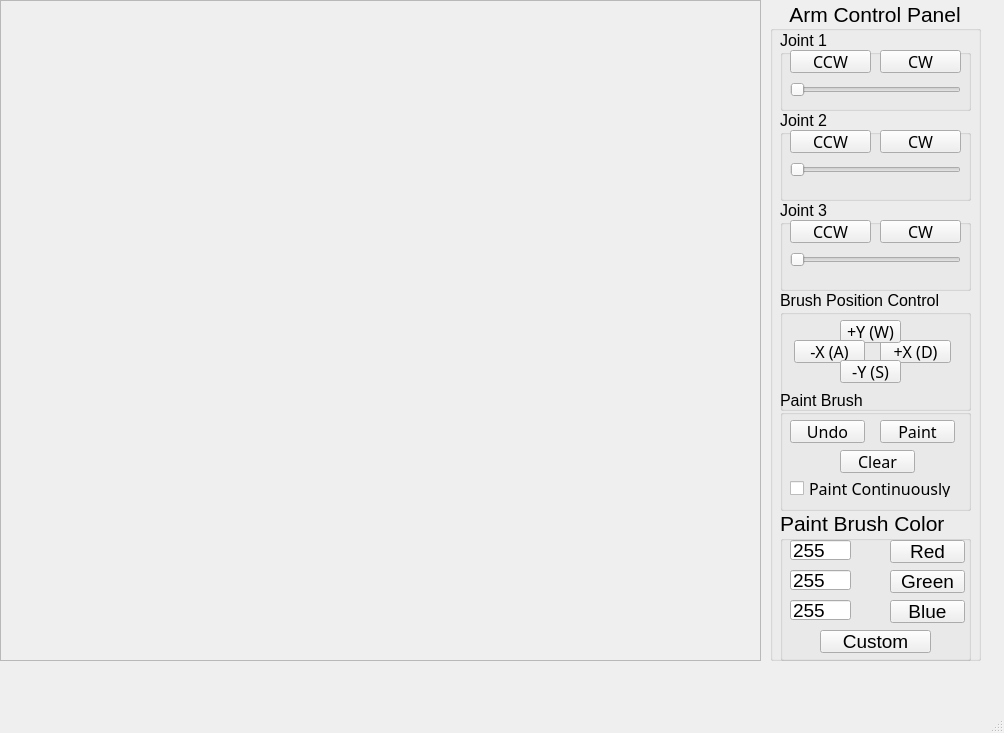
<?xml version="1.0" encoding="UTF-8"?>
<ui version="4.0">
 <class>MainWindow</class>
 <widget class="QMainWindow" name="MainWindow">
  <property name="geometry">
   <rect>
    <x>0</x>
    <y>0</y>
    <width>1004</width>
    <height>733</height>
   </rect>
  </property>
  <property name="windowTitle">
   <string>MainWindow</string>
  </property>
  <widget class="QWidget" name="centralwidget">
   <property name="font">
    <font>
     <family>Microsoft JhengHei UI</family>
    </font>
   </property>
   <widget class="QGroupBox" name="groupBox">
    <property name="geometry">
     <rect>
      <x>770</x>
      <y>0</y>
      <width>211</width>
      <height>661</height>
     </rect>
    </property>
    <property name="font">
     <font>
      <family>Microsoft JhengHei UI</family>
      <pointsize>16</pointsize>
     </font>
    </property>
    <property name="title">
     <string>Arm Control Panel</string>
    </property>
    <property name="alignment">
     <set>Qt::AlignCenter</set>
    </property>
    <property name="flat">
     <bool>false</bool>
    </property>
    <widget class="QGroupBox" name="groupBox1">
     <property name="geometry">
      <rect>
       <x>10</x>
       <y>30</y>
       <width>191</width>
       <height>81</height>
      </rect>
     </property>
     <property name="font">
      <font>
       <family>Microsoft JhengHei UI</family>
       <pointsize>12</pointsize>
       <weight>50</weight>
       <bold>false</bold>
       <underline>false</underline>
      </font>
     </property>
     <property name="title">
      <string>Joint 1</string>
     </property>
     <widget class="QPushButton" name="pushButtonCCW1">
      <property name="geometry">
       <rect>
        <x>10</x>
        <y>20</y>
        <width>81</width>
        <height>23</height>
       </rect>
      </property>
      <property name="font">
       <font>
        <family>Microsoft JhengHei Light</family>
        <pointsize>12</pointsize>
        <weight>50</weight>
        <bold>false</bold>
       </font>
      </property>
      <property name="text">
       <string>CCW</string>
      </property>
     </widget>
     <widget class="QPushButton" name="pushButtonCW1">
      <property name="geometry">
       <rect>
        <x>100</x>
        <y>20</y>
        <width>81</width>
        <height>23</height>
       </rect>
      </property>
      <property name="font">
       <font>
        <family>Microsoft JhengHei Light</family>
        <pointsize>12</pointsize>
        <weight>50</weight>
        <bold>false</bold>
       </font>
      </property>
      <property name="text">
       <string>CW</string>
      </property>
     </widget>
     <widget class="QSlider" name="horizontalSlider">
      <property name="geometry">
       <rect>
        <x>10</x>
        <y>50</y>
        <width>171</width>
        <height>20</height>
       </rect>
      </property>
      <property name="orientation">
       <enum>Qt::Horizontal</enum>
      </property>
      <property name="tickInterval">
       <number>1</number>
      </property>
     </widget>
    </widget>
    <widget class="QGroupBox" name="groupBox2">
     <property name="geometry">
      <rect>
       <x>10</x>
       <y>110</y>
       <width>191</width>
       <height>91</height>
      </rect>
     </property>
     <property name="font">
      <font>
       <family>Microsoft JhengHei UI</family>
       <pointsize>12</pointsize>
       <weight>50</weight>
       <bold>false</bold>
      </font>
     </property>
     <property name="title">
      <string>Joint 2</string>
     </property>
     <widget class="QPushButton" name="pushButtonCCW2">
      <property name="geometry">
       <rect>
        <x>10</x>
        <y>20</y>
        <width>81</width>
        <height>23</height>
       </rect>
      </property>
      <property name="font">
       <font>
        <family>Microsoft JhengHei Light</family>
        <pointsize>12</pointsize>
        <weight>50</weight>
        <bold>false</bold>
       </font>
      </property>
      <property name="text">
       <string>CCW</string>
      </property>
     </widget>
     <widget class="QPushButton" name="pushButtonCW2">
      <property name="geometry">
       <rect>
        <x>100</x>
        <y>20</y>
        <width>81</width>
        <height>23</height>
       </rect>
      </property>
      <property name="font">
       <font>
        <family>Microsoft JhengHei Light</family>
        <pointsize>12</pointsize>
        <weight>50</weight>
        <bold>false</bold>
       </font>
      </property>
      <property name="text">
       <string>CW</string>
      </property>
     </widget>
     <widget class="QSlider" name="horizontalSlider_2">
      <property name="geometry">
       <rect>
        <x>10</x>
        <y>50</y>
        <width>171</width>
        <height>20</height>
       </rect>
      </property>
      <property name="orientation">
       <enum>Qt::Horizontal</enum>
      </property>
      <property name="tickInterval">
       <number>1</number>
      </property>
     </widget>
    </widget>
    <widget class="QGroupBox" name="groupBox3">
     <property name="geometry">
      <rect>
       <x>10</x>
       <y>200</y>
       <width>191</width>
       <height>91</height>
      </rect>
     </property>
     <property name="font">
      <font>
       <family>Microsoft JhengHei UI</family>
       <pointsize>12</pointsize>
       <weight>50</weight>
       <bold>false</bold>
      </font>
     </property>
     <property name="title">
      <string>Joint 3</string>
     </property>
     <widget class="QPushButton" name="pushButtonCCW3">
      <property name="geometry">
       <rect>
        <x>10</x>
        <y>20</y>
        <width>81</width>
        <height>23</height>
       </rect>
      </property>
      <property name="font">
       <font>
        <family>Microsoft JhengHei Light</family>
        <pointsize>12</pointsize>
        <weight>50</weight>
        <bold>false</bold>
       </font>
      </property>
      <property name="text">
       <string>CCW</string>
      </property>
     </widget>
     <widget class="QPushButton" name="pushButtonCW3">
      <property name="geometry">
       <rect>
        <x>100</x>
        <y>20</y>
        <width>81</width>
        <height>23</height>
       </rect>
      </property>
      <property name="font">
       <font>
        <family>Microsoft JhengHei Light</family>
        <pointsize>12</pointsize>
        <weight>50</weight>
        <bold>false</bold>
       </font>
      </property>
      <property name="text">
       <string>CW</string>
      </property>
     </widget>
     <widget class="QSlider" name="horizontalSlider_3">
      <property name="geometry">
       <rect>
        <x>10</x>
        <y>50</y>
        <width>171</width>
        <height>20</height>
       </rect>
      </property>
      <property name="orientation">
       <enum>Qt::Horizontal</enum>
      </property>
      <property name="tickInterval">
       <number>1</number>
      </property>
     </widget>
    </widget>
    <widget class="QGroupBox" name="groupBox4">
     <property name="geometry">
      <rect>
       <x>10</x>
       <y>390</y>
       <width>191</width>
       <height>121</height>
      </rect>
     </property>
     <property name="font">
      <font>
       <family>Microsoft JhengHei UI</family>
       <pointsize>12</pointsize>
       <weight>50</weight>
       <bold>false</bold>
      </font>
     </property>
     <property name="title">
      <string>Paint Brush</string>
     </property>
     <widget class="QPushButton" name="pushButtonPaint">
      <property name="geometry">
       <rect>
        <x>100</x>
        <y>30</y>
        <width>75</width>
        <height>23</height>
       </rect>
      </property>
      <property name="font">
       <font>
        <family>Microsoft JhengHei Light</family>
        <pointsize>12</pointsize>
        <weight>50</weight>
        <bold>false</bold>
       </font>
      </property>
      <property name="text">
       <string>Paint</string>
      </property>
     </widget>
     <widget class="QPushButton" name="pushButtonUndo">
      <property name="geometry">
       <rect>
        <x>10</x>
        <y>30</y>
        <width>75</width>
        <height>23</height>
       </rect>
      </property>
      <property name="font">
       <font>
        <family>Microsoft JhengHei Light</family>
        <pointsize>12</pointsize>
        <weight>50</weight>
        <bold>false</bold>
       </font>
      </property>
      <property name="text">
       <string>Undo</string>
      </property>
     </widget>
     <widget class="QPushButton" name="pushButtonClear">
      <property name="geometry">
       <rect>
        <x>60</x>
        <y>60</y>
        <width>75</width>
        <height>23</height>
       </rect>
      </property>
      <property name="font">
       <font>
        <family>Microsoft YaHei Light</family>
        <pointsize>12</pointsize>
        <weight>50</weight>
        <bold>false</bold>
       </font>
      </property>
      <property name="text">
       <string>Clear</string>
      </property>
     </widget>
     <widget class="QCheckBox" name="checkBox">
      <property name="geometry">
       <rect>
        <x>10</x>
        <y>90</y>
        <width>181</width>
        <height>17</height>
       </rect>
      </property>
      <property name="font">
       <font>
        <family>Microsoft JhengHei Light</family>
        <pointsize>12</pointsize>
        <weight>50</weight>
        <bold>false</bold>
       </font>
      </property>
      <property name="text">
       <string>Paint Continuously</string>
      </property>
     </widget>
    </widget>
    <widget class="QGroupBox" name="groupBox5">
     <property name="geometry">
      <rect>
       <x>10</x>
       <y>510</y>
       <width>191</width>
       <height>151</height>
      </rect>
     </property>
     <property name="title">
      <string>Paint Brush Color</string>
     </property>
     <widget class="QPushButton" name="redButton">
      <property name="geometry">
       <rect>
        <x>110</x>
        <y>30</y>
        <width>75</width>
        <height>23</height>
       </rect>
      </property>
      <property name="font">
       <font>
        <pointsize>14</pointsize>
       </font>
      </property>
      <property name="text">
       <string>Red</string>
      </property>
     </widget>
     <widget class="QPushButton" name="greenButton">
      <property name="geometry">
       <rect>
        <x>110</x>
        <y>60</y>
        <width>75</width>
        <height>23</height>
       </rect>
      </property>
      <property name="font">
       <font>
        <pointsize>14</pointsize>
       </font>
      </property>
      <property name="text">
       <string>Green</string>
      </property>
     </widget>
     <widget class="QPushButton" name="blueButton">
      <property name="geometry">
       <rect>
        <x>110</x>
        <y>90</y>
        <width>75</width>
        <height>23</height>
       </rect>
      </property>
      <property name="font">
       <font>
        <pointsize>14</pointsize>
       </font>
      </property>
      <property name="text">
       <string>Blue</string>
      </property>
     </widget>
     <widget class="QLineEdit" name="redEdit">
      <property name="geometry">
       <rect>
        <x>10</x>
        <y>30</y>
        <width>61</width>
        <height>20</height>
       </rect>
      </property>
      <property name="font">
       <font>
        <pointsize>14</pointsize>
       </font>
      </property>
      <property name="text">
       <string>255</string>
      </property>
      <property name="maxLength">
       <number>255</number>
      </property>
     </widget>
     <widget class="QLineEdit" name="greenEdit">
      <property name="geometry">
       <rect>
        <x>10</x>
        <y>60</y>
        <width>61</width>
        <height>20</height>
       </rect>
      </property>
      <property name="font">
       <font>
        <pointsize>14</pointsize>
       </font>
      </property>
      <property name="text">
       <string>255</string>
      </property>
     </widget>
     <widget class="QLineEdit" name="blueEdit">
      <property name="geometry">
       <rect>
        <x>10</x>
        <y>90</y>
        <width>61</width>
        <height>20</height>
       </rect>
      </property>
      <property name="font">
       <font>
        <pointsize>14</pointsize>
       </font>
      </property>
      <property name="text">
       <string>255</string>
      </property>
     </widget>
     <widget class="QPushButton" name="customButton">
      <property name="geometry">
       <rect>
        <x>40</x>
        <y>120</y>
        <width>111</width>
        <height>23</height>
       </rect>
      </property>
      <property name="font">
       <font>
        <pointsize>14</pointsize>
       </font>
      </property>
      <property name="text">
       <string>Custom</string>
      </property>
     </widget>
    </widget>
    <widget class="QGroupBox" name="groupBox4_2">
     <property name="geometry">
      <rect>
       <x>10</x>
       <y>290</y>
       <width>191</width>
       <height>121</height>
      </rect>
     </property>
     <property name="font">
      <font>
       <family>Microsoft JhengHei UI</family>
       <pointsize>12</pointsize>
       <weight>50</weight>
       <bold>false</bold>
      </font>
     </property>
     <property name="title">
      <string>Brush Position Control</string>
     </property>
     <widget class="QPushButton" name="pushButtonIncrX">
      <property name="geometry">
       <rect>
        <x>100</x>
        <y>50</y>
        <width>71</width>
        <height>23</height>
       </rect>
      </property>
      <property name="font">
       <font>
        <family>Microsoft JhengHei Light</family>
        <pointsize>12</pointsize>
        <weight>50</weight>
        <bold>false</bold>
       </font>
      </property>
      <property name="text">
       <string>+X (D)</string>
      </property>
     </widget>
     <widget class="QPushButton" name="pushButtonIncrY">
      <property name="geometry">
       <rect>
        <x>60</x>
        <y>30</y>
        <width>61</width>
        <height>23</height>
       </rect>
      </property>
      <property name="font">
       <font>
        <family>Microsoft JhengHei Light</family>
        <pointsize>12</pointsize>
        <weight>50</weight>
        <bold>false</bold>
       </font>
      </property>
      <property name="text">
       <string>+Y (W)</string>
      </property>
     </widget>
     <widget class="QPushButton" name="pushButtonDecrX">
      <property name="geometry">
       <rect>
        <x>14</x>
        <y>50</y>
        <width>71</width>
        <height>23</height>
       </rect>
      </property>
      <property name="font">
       <font>
        <family>Microsoft YaHei Light</family>
        <pointsize>12</pointsize>
        <weight>50</weight>
        <bold>false</bold>
       </font>
      </property>
      <property name="text">
       <string>-X (A)</string>
      </property>
     </widget>
     <widget class="QPushButton" name="pushButtonDecrY">
      <property name="geometry">
       <rect>
        <x>60</x>
        <y>70</y>
        <width>61</width>
        <height>23</height>
       </rect>
      </property>
      <property name="font">
       <font>
        <family>Microsoft YaHei Light</family>
        <pointsize>12</pointsize>
        <weight>50</weight>
        <bold>false</bold>
       </font>
      </property>
      <property name="text">
       <string>-Y (S)</string>
      </property>
     </widget>
    </widget>
    <zorder>groupBox5</zorder>
    <zorder>groupBox1</zorder>
    <zorder>groupBox2</zorder>
    <zorder>groupBox3</zorder>
    <zorder>groupBox4</zorder>
    <zorder>groupBox4_2</zorder>
   </widget>
   <widget class="QFrame" name="frame">
    <property name="geometry">
     <rect>
      <x>0</x>
      <y>0</y>
      <width>761</width>
      <height>661</height>
     </rect>
    </property>
    <property name="frameShape">
     <enum>QFrame::StyledPanel</enum>
    </property>
    <property name="frameShadow">
     <enum>QFrame::Raised</enum>
    </property>
   </widget>
  </widget>
  <widget class="QMenuBar" name="menubar">
   <property name="geometry">
    <rect>
     <x>0</x>
     <y>0</y>
     <width>1004</width>
     <height>21</height>
    </rect>
   </property>
  </widget>
  <widget class="QStatusBar" name="statusbar"/>
 </widget>
 <resources/>
 <connections/>
</ui>
